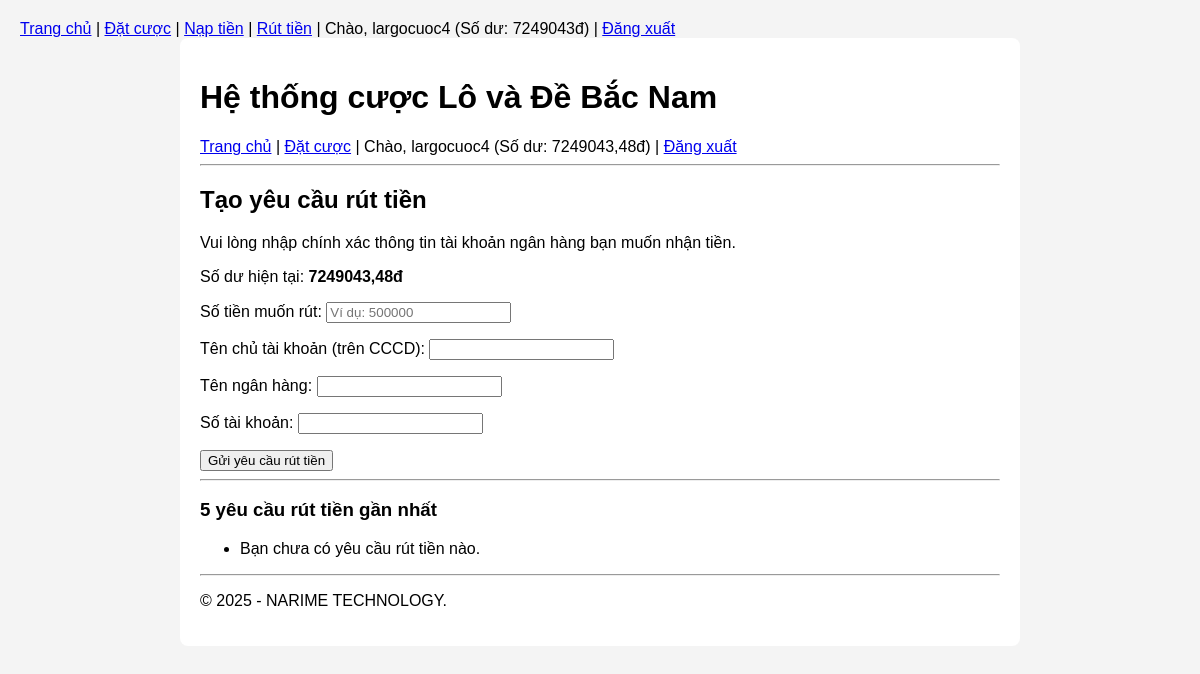
The app's page /vi-tien/rut-tien/ (signed in), older data.
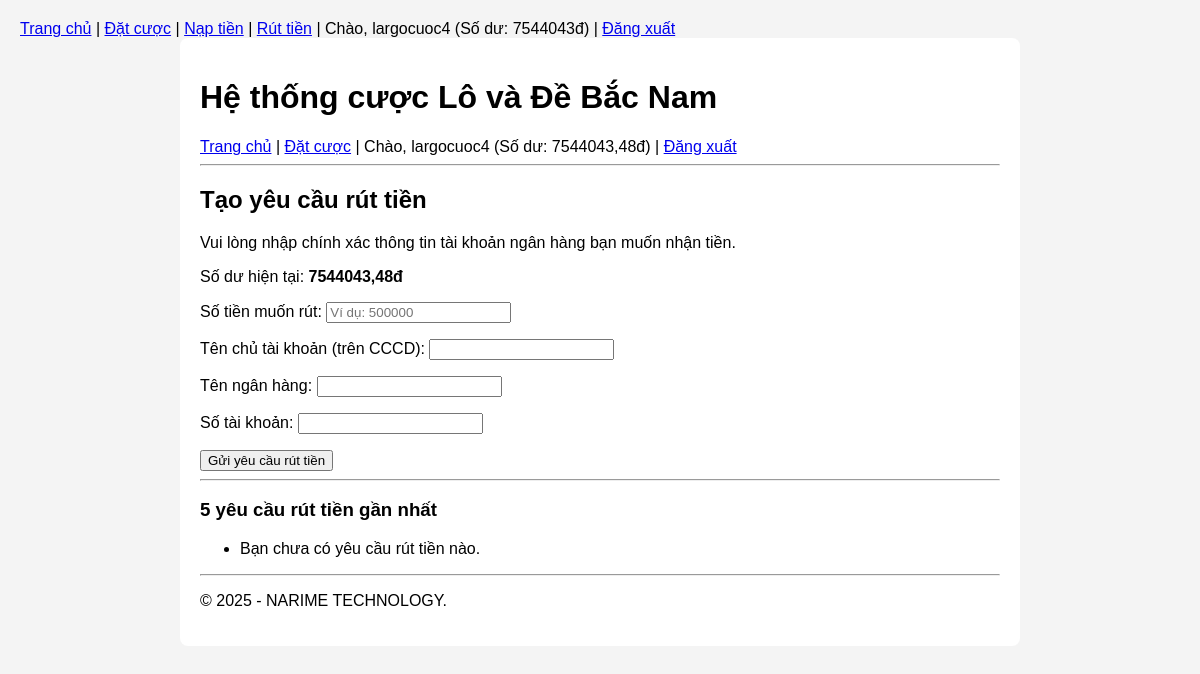
The same page, newer data.
### users/models.py (models this page shows, shortened)
class CustomUser(AbstractUser):
    phone_number = models.CharField(max_length=20, blank=True, null=True)
    date_of_birth = models.DateField(blank=True, null=True)

### wallet/models.py (models this page shows, shortened)
class Wallet(models.Model):
    user = models.OneToOneField(
        settings.AUTH_USER_MODEL,
        on_delete=models.CASCADE,
        related_name='wallet'
    )
    balance = models.DecimalField(
        max_digits=12,
        decimal_places=2,
        default=Decimal('0.00')
    )
    created_at = models.DateTimeField(auto_now_add=True)
    updated_at = models.DateTimeField(auto_now=True)

### wallet/views.py (the view)
# urls.py: path('rut-tien/', views.request_withdrawal_view, name='request_withdrawal'),
@login_required
def request_withdrawal_view(request):
    wallet = request.user.wallet
    if request.method == 'POST':
        form = WithdrawalRequestForm(request.POST, wallet=wallet)
        if form.is_valid():
            try:
                withdrawal_request = form.save(commit=False)
                withdrawal_request.user = request.user
                withdrawal_request.save()
                messages.success(request, "Yêu cầu rút tiền đã được gửi. Admin sẽ xử lý và chuyển tiền cho bạn.")
                return redirect('request_withdrawal')
            except Exception as e:
                messages.error(request, f"Có lỗi xảy ra: {e}")
    else:
        form = WithdrawalRequestForm(wallet=wallet)
    recent_requests = WithdrawalRequest.objects.filter(user=request.user)[:5]
    return render(request, 'wallet/request_withdrawal.html', {
        'form': form,
        'recent_requests': recent_requests,
    })

### wallet/forms.py (shortened to what this page needs)
class WithdrawalRequestForm(forms.ModelForm):
    class Meta:
        model = WithdrawalRequest
        fields = ['amount', 'full_name_cccd', 'bank_name', 'account_number']
        labels = {
            'amount': 'Số tiền muốn rút',
            'full_name_cccd': 'Tên chủ tài khoản (trên CCCD)',
            'bank_name': 'Tên ngân hàng',
            'account_number': 'Số tài khoản',
        }
        widgets = {
            'amount': forms.NumberInput(attrs={'placeholder': 'Ví dụ: 500000', 'step': '50000'}),
        }
    def __init__(self, *args, **kwargs):
        self.wallet = kwargs.pop('wallet', None) # Nhận ví từ view
        super().__init__(*args, **kwargs)

### wallet/templates/wallet/request_withdrawal.html (shortened to what this page needs)
{% extends "base.html" %}
{% block content %}
<h2>Tạo yêu cầu rút tiền</h2>
<p>
    Vui lòng nhập chính xác thông tin tài khoản ngân hàng bạn muốn nhận tiền.
</p>
<p>Số dư hiện tại: <strong>{{ request.user.wallet.balance|floatformat:2 }}đ</strong></p>
<form method="post">
    {{ form.as_p }}
    <button type="submit">Gửi yêu cầu rút tiền</button>
</form>
<hr>
<h3>5 yêu cầu rút tiền gần nhất</h3>
<ul>
    {% for req in recent_requests %}
    <li>
        Ngày {{ req.created_at|date:"d/m H:i" }}
        - Số tiền: {{ req.amount }}đ
        - Trạng thái: <strong>{{ req.get_status_display }}</strong>
    </li>
    {% empty %}
    <li>Bạn chưa có yêu cầu rút tiền nào.</li>
    {% endfor %}
</ul>
{% endblock %}

### templates/base.html (shortened to what this page needs)
<!DOCTYPE html>
<html lang="vi">
<head>
</head>
<nav>
    <a href="/">Trang chủ</a> |
    {% if user.is_authenticated %}
        <a href="{% url 'place_bet' %}">Đặt cược</a> |
        <a href="{% url 'request_deposit' %}">Nạp tiền</a> |
        <a href="{% url 'request_withdrawal' %}">Rút tiền</a> |
        Chào, {{ user.username }}
        (Số dư: {{ user.wallet.balance|floatformat:"0" }}đ) |
        <a href="{% url 'logout' %}">Đăng xuất</a>
    {% else %}
        <a href="{% url 'login' %}">Đăng nhập</a> |
        <a href="{% url 'register' %}">Đăng ký</a>
    {% endif %}
</nav>
<body>
    <div class="container">
        <header>
            <h1>Hệ thống cược Lô và Đề Bắc Nam</h1>
            <nav>
                <a href="/">Trang chủ</a> |
                <a href="{% url 'place_bet' %}">Đặt cược</a>
                {% if user.is_authenticated %}
                    | Chào, {{ user.username }}
                    (Số dư: {{ user.wallet.balance }}đ)
                    | <a href="{% url 'logout' %}">Đăng xuất</a>
                {% else %}
                    | <a href="{% url 'login' %}">Đăng nhập</a>
                {% endif %}
            </nav>
        </header>
        <hr>
        <main>
            {% block content %}
            {% endblock %}
        </main>
        <footer>
            <hr>
            <p>&copy; 2025 - NARIME TECHNOLOGY.</p>
        </footer>
    </div>
</body>
</html>

Row changes from the older to the newer data that the page shows:
changed CustomUser "largocuoc4": wallet.balance "7249043" → "7544043"; wallet.balance "7249043,48" → "7544043,48"; user.wallet.balance "7249043,48" → "7544043,48"
